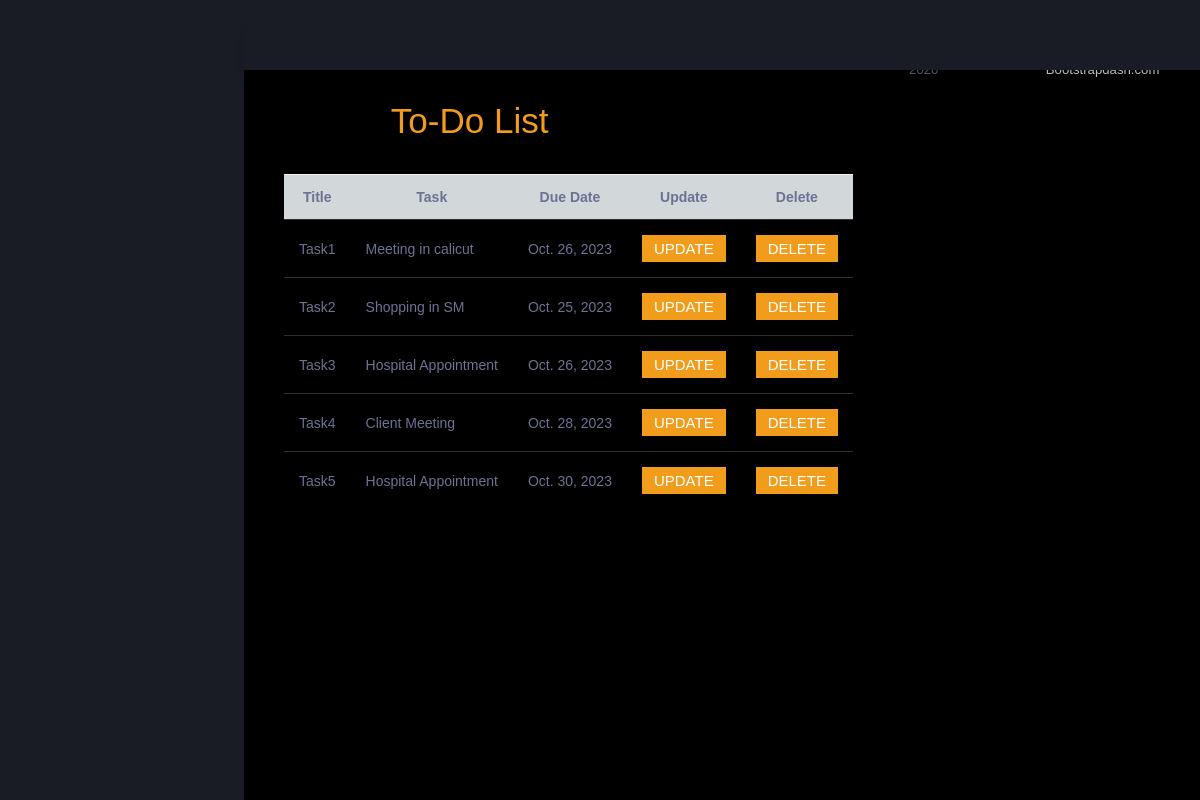
/view, run on the app's committed database.
### ToDo_app1/models.py (models this page shows)
class Todo(models.Model):
    title = models.CharField(max_length=100)
    task = models.CharField(max_length=100)
    date = models.DateField()

### ToDo_app1/views.py (the view)
# urls.py: path("view",views.view, name="view"),
def view(request):
    data = Todo.objects.all()
    return render(request, "view.html", {"data": data})

### Templates/view.html (shortened to what this page needs)
{% extends 'admin_temp/index.html' %}
{% load crispy_forms_filters %}
{% block content %}
<div class="container">
    <div class="row">
        <div class="col-md-8">
            <h1 class="text-center caption" style="color:rgb(242, 156, 27);">To-Do List</h1>
        </div>
        <div class="col-md-8">
        <table class="table w-auto mt-4">
              <tr class="table-secondary text-center">
                <th>Title</th>
                <th>Task</th>
                  <th>Due Date</th>
                <th>Update</th>
                <th>Delete</th>
              </tr>
              {% for row in data %}
              <tr>
                <td>{{row.title}}</td>
                <td>{{row.task}}</td>
                  <td>{{row.date}}</td>
                <td><form action="{% url 'updttask' row.id %}" class="d-inline-block">
                  <button type="submit" class="btn btn-primary rounded-0 border-0" style="background-color:rgb(242, 156, 27);">UPDATE</button>
                </form>
                </td>
                <td><form action="{% url 'deltask' row.id %}" method="POST" class="d-inline-block">
                                <button type="submit" class="btn btn-primary rounded-0 border-0" style="background-color:rgb(242, 156, 27);">DELETE</button>
                  </form>
                </td>
              </tr>
              {% endfor %}
        </table>
        </div>
    </div>
</div>
{% endblock %}

### Templates/admin_temp/index.html (shortened to what this page needs)
<!DOCTYPE html>
{% load static %}
<html lang="en">
  <head>
    <link rel="stylesheet" href=" {% static 'assets1/vendors/mdi/css/materialdesignicons.min.css' %} ">
    <link rel="stylesheet" href=" {% static 'assets1/vendors/css/vendor.bundle.base.css' %} ">
    <link rel="stylesheet" href=" {% static 'assets1/vendors/jvectormap/jquery-jvectormap.css' %} ">
    <link rel="stylesheet" href=" {% static 'assets1/vendors/flag-icon-css/css/flag-icon.min.css' %} ">
    <link rel="stylesheet" href=" {% static 'assets1/vendors/owl-carousel-2/owl.carousel.min.css' %} ">
    <link rel="stylesheet" href=" {% static 'assets1/vendors/owl-carousel-2/owl.theme.default.min.css' %} ">
    <link rel="stylesheet" href=" {% static 'assets1/css/style.css' %} ">
  </head>
  <body>
    <div class="container-scroller">
      <nav class="sidebar sidebar-offcanvas" id="sidebar">
        <div class="sidebar-brand-wrapper d-none d-lg-flex align-items-center justify-content-center fixed-top">
        </div>
      </nav>
      <div class="container-fluid page-body-wrapper">
        <nav class="navbar p-0 fixed-top d-flex flex-row">
          <div class="navbar-menu-wrapper flex-grow d-flex align-items-stretch">
            <ul class="navbar-nav navbar-nav-right">
              <li class="nav-item nav-settings d-none d-lg-block">
                <a class="nav-link" href="{% url 'index' %}">
                  <i class="mdi mdi-home"></i>
                </a>
              </li>
            </ul>
          </div>
        </nav>
        <div class="main-panel">
          <div class="content-wrapper">
            {% block content %}
            {% endblock %}
            </div>
          </div>
          <footer class="footer">
            <div class="d-sm-flex justify-content-center justify-content-sm-between">
              <span class="text-muted d-block text-center text-sm-left d-sm-inline-block">Copyright © bootstrapdash.com 2020</span>
              <span class="float-none float-sm-right d-block mt-1 mt-sm-0 text-center"> Free <a href="https://www.bootstrapdash.com/bootstrap-admin-template/" target="_blank">Bootstrap admin templates</a> from Bootstrapdash.com</span>
            </div>
          </footer>
        </div>
      </div>
  </body>
</html>

### data on the page
Todo: title "Task1", task "Meeting in calicut", date "Oct. 26, 2023"
Todo: title "Task2", task "Shopping in SM", date "Oct. 25, 2023"
Todo: title "Task3", task "Hospital Appointment", date "Oct. 26, 2023"
Todo: title "Task4", task "Client Meeting", date "Oct. 28, 2023"
Todo: title "Task5", task "Hospital Appointment", date "Oct. 30, 2023"
